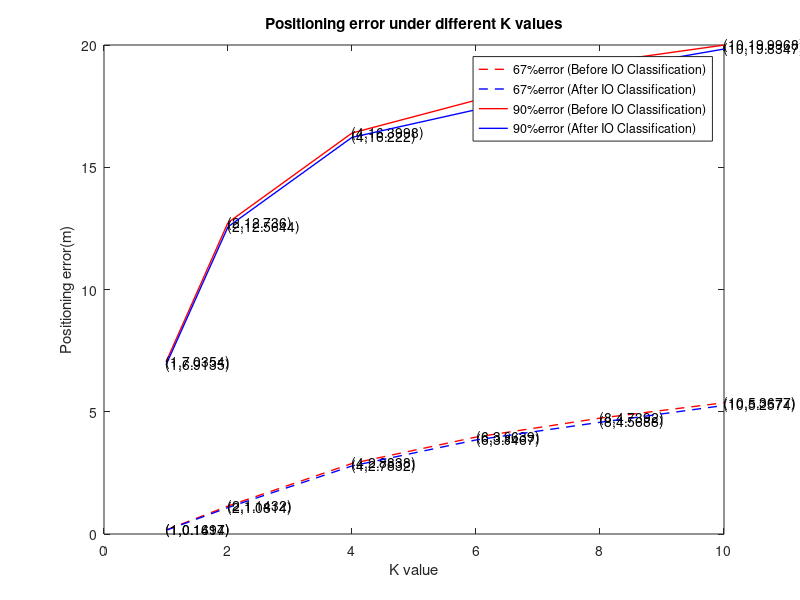

MATLAB code to generate this figure:
x = [1 2 4 6 8 10];  %3
y67 = [0.1614 1.1432 2.8838 3.9639 4.7392 5.3677];% 2.2134
yy67 = [0.1497 1.0814 2.7832 3.8467 4.5688 5.2574];%2.1242 
y90 = [7.0354 12.7360 16.3998 17.7423 19.2860 19.9968];% 15.4519
yy90 = [6.9135 12.5644 16.2220  17.3537 18.9559 19.8347];% 15.2801

plot(x,y67,'r--','Linewidth',1);
for i=1:6
text(x(i),y67(i),['(',num2str(x(i)),',',num2str(y67(i)),')']);
end
hold on;
plot(x,yy67,'b--','Linewidth',1);
for i=1:6
text(x(i),yy67(i),['(',num2str(x(i)),',',num2str(yy67(i)),')']);
end
hold on;
plot(x,y90,'r-','Linewidth',1);
for i=1:6
text(x(i),y90(i),['(',num2str(x(i)),',',num2str(y90(i)),')']);
end
hold on;
plot(x,yy90,'b-','Linewidth',1);
for i=1:6
text(x(i),yy90(i),['(',num2str(x(i)),',',num2str(yy90(i)),')']);
end
legend('67%error (Before IO Classification)','67%error (After IO Classification)','90%error (Before IO Classification)','90%error (After IO Classification)');
xlabel('K value');ylabel('Positioning error(m)');
title('Positioning error under different K values');